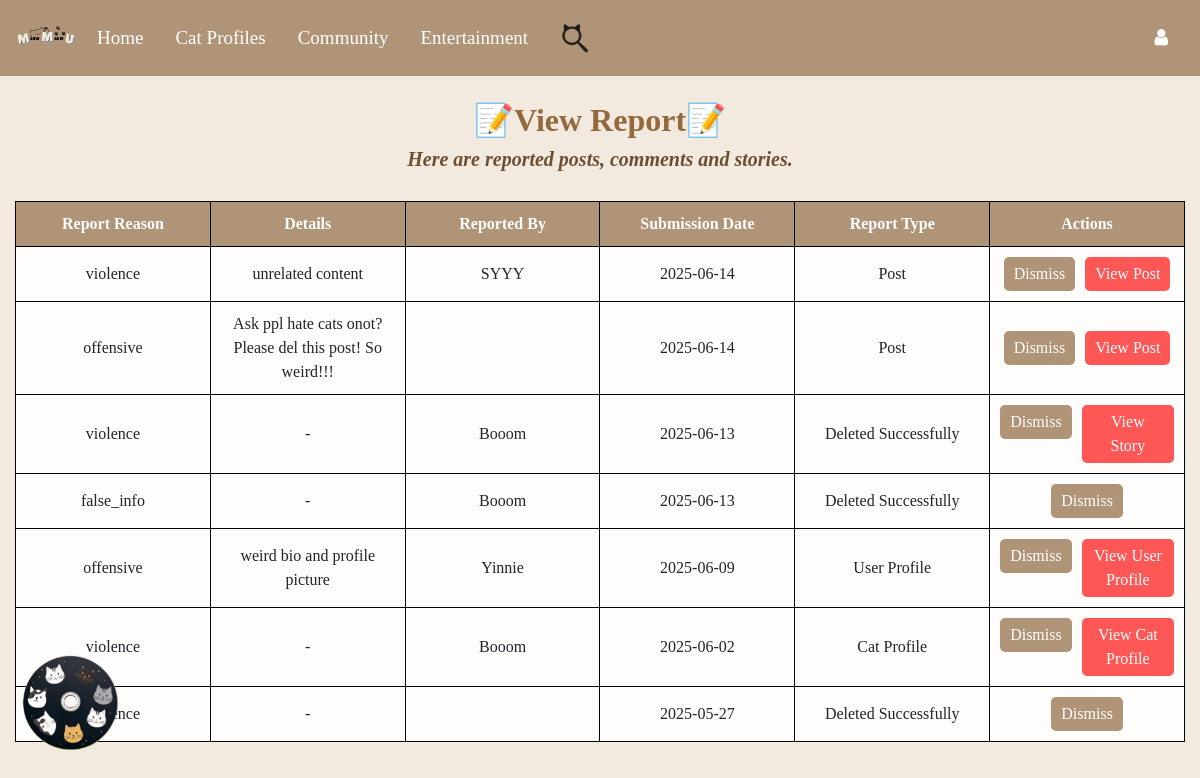
Page /admin/view_report on the committed database.
### Website/models.py (models this page shows)
class Report(db.Model):
    id = db.Column(db.Integer, primary_key=True)
    user_id = db.Column(db.Integer, db.ForeignKey("user.id"), nullable=False)
    story_id = db.Column(db.Integer, db.ForeignKey("story.id"), nullable=True)
    post_id = db.Column(db.Integer, nullable=True)
    comment_id = db.Column(db.Integer, nullable=True)
    profile_id = db.Column(db.Integer, nullable=True)
    user_profile_id = db.Column(db.Integer, db.ForeignKey("user.id"), nullable=True)
    reason = db.Column(db.String(255), nullable=False)
    details = db.Column(db.Text, nullable=True)
    created_at = db.Column(db.DateTime, default=datetime.utcnow)
    reporting_user = db.relationship("User", foreign_keys=[user_id], backref="user_reports")
    reported_user_profile = db.relationship("User", foreign_keys=[user_profile_id], backref="reported_profiles")
    story = db.relationship("Story", backref="reports", lazy=True)
    @property
    def report_type(self):
        if self.story_id and not db.session.execute(text("SELECT id FROM story WHERE id = :story_id"), {"story_id": self.story_id}).fetchone():
            return "Deleted Successfully"
        elif self.post_id and not db.session.execute(text("SELECT post_id FROM post WHERE post_id = :post_id"), {"post_id": self.post_id}).fetchone():
            return "Deleted Successfully"
        elif self.comment_id and not db.session.execute(text("SELECT id FROM comment WHERE id = :comment_id"), {"comment_id": self.comment_id}).fetchone():
            return "Deleted Successfully"
        elif self.profile_id and not db.session.execute(text("SELECT id FROM profiles WHERE id = :profile_id"), {"profile_id": self.profile_id}).fetchone():
            return "Deleted Successfully"
        elif self.user_profile_id and not db.session.execute(text("SELECT id FROM user WHERE id = :profile_id"),{"profile_id": self.user_profile_id}).fetchone():
            return "Deleted Successfully"
        elif self.story_id:
            return "Story"
        elif self.comment_id and self.post_id:
            return "Comment"
        elif self.post_id:
            return "Post"
        elif self.profile_id:
            return "Cat Profile"
        elif self.user_profile_id:
            return "User Profile"
        return "Deleted Successfully"
    @property
    def view_action(self):
        if self.comment_id and self.post_id:
            return ("auth.view_post", {"post_id": self.post_id}, "View Comment") if db.session.execute(text("SELECT id FROM comment WHERE id = :comment_id"), {"comment_id": self.comment_id}).fetchone() else (None, {}, "Deleted Successfully")
        elif self.post_id and not self.comment_id:
            return ("auth.view_post", {"post_id": self.post_id}, "View Post") if db.session.execute(text("SELECT post_id FROM post WHERE post_id = :post_id"), {"post_id": self.post_id}).fetchone() else (None, {}, "Deleted Successfully")
        elif self.story_id:
            return ("auth.view_story", {"story_id": self.story_id}, "View Story") if db.session.execute(text("SELECT id FROM story WHERE id = :story_id"), {"story_id": self.story_id}).fetchone() else (None, {}, "Deleted Successfully")
        elif self.profile_id:
            return ("auth.view_profile", {"profile_id": self.profile_id}, "View Cat Profile") if db.session.execute(text("SELECT id FROM profiles WHERE id = :profile_id"), {"profile_id": self.profile_id}).fetchone() else (None, {}, "Deleted Successfully")
        elif self.user_profile_id:
            return ("auth.view_user_profile", {"user_id": self.user_profile_id}, "View User Profile") if db.session.execute(text("SELECT id FROM user WHERE id = :user_id"), {"user_id": self.user_profile_id}).fetchone() else (None, {}, "Deleted Successfully")
        return (None, {}, "")

class User(db.Model, UserMixin):
    id = db.Column(db.Integer, primary_key=True)
    email = db.Column(db.String(150), unique=True, nullable=False)
    ps = db.Column(db.String(150), nullable=False)
    Name = db.Column(db.String(150), nullable=False)
    secret_answer = db.Column(db.String(150), nullable=False)
    notes = db.relationship("Note", backref="user", lazy=True, cascade="all, delete-orphan")
    stories = db.relationship("Story", backref="owner", lazy=True, cascade="all, delete-orphan")
    reports_made = db.relationship(
        "Report",
        back_populates="reporting_user",
        lazy=True,
        cascade="all, delete-orphan",
        foreign_keys="[Report.user_id]"
    )
    reports_received = db.relationship(
        "Report",
        back_populates="reported_user_profile",
        lazy=True,
        foreign_keys="[Report.user_profile_id]"
    )
    status = db.Column(db.String(100)) #user profile part
    birthday = db.Column(db.Date)
    mbti = db.Column(db.String(50))
    hobby = db.Column(db.String(100))
    bio = db.Column(db.Text)
    profile_picture = db.Column(db.String(255), default="default_profilepic.png")
    cover_photo = db.Column(db.String(255), default="default_cover.png")
    role = db.Column(db.String(50), default='user', nullable=False)
    level1_completed = db.Column(db.Boolean, default=False)
    privacy = db.Column(db.String(50), default="Public", nullable=False)

### Website/auth.py (the view)
@auth.route('/admin/view_report')
def view_report():
    reports = Report.query.order_by(Report.created_at.desc()).all()
    return render_template("view_report.html", reports=reports, user=current_user)

### Website/templates/view_report.html (shortened to what this page needs)
{% extends "base.html" %}
{% block content %}
<h2><b>📝View Report📝</b></h2>
<h5>Here are reported posts, comments and stories.</h5>
<table>
    <thead>
        <tr>
            <th>Report Reason</th>
            <th>Details</th>
            <th>Reported By</th>
            <th>Submission Date</th>
            <th>Report Type</th>
            <th>Actions</th>
        </tr>
    </thead>
    <tbody>
        {% for report in reports %}
        <tr>
            <td>{{ report.reason }}</td>
            <td>{{ report.details if report.details else '-' }}</td>
            <td>{{ report.reporting_user.Name }}</td>
            <td>{{ report.created_at.strftime('%Y-%m-%d') }}</td>
            <td>{{ report.report_type }}</td>
            <td>
                <div class="action-buttons">
                    <form action="{{ url_for('auth.dismiss_report', id=report.id) }}" method="POST">
                        <button type="submit">Dismiss</button>
                    </form>
                    {% set view_route, view_params, view_label = report.view_action %}
                    {% if view_route %}
                    <a href="{{ url_for(view_route, **view_params) }}">
                        <button type="button" style="background-color: rgb(255, 86, 86);">{{ view_label }}</button>
                    </a>
                    {% endif %}
                </div>
            </td>
        </tr>
        {% endfor %}
    </tbody>
</table>
{% endblock %}

### Website/templates/base.html (style rules this page uses)
body { background-color: #f9f4ef; }

### Website/templates/view_report.html (style rules this page uses)
body { background-color: #f2eadf; }
h2 { font-weight: bold; text-align: center; padding-top: 25px; color: #94693e; font-family: "Times New Roman"; }
h5 { font-weight: bold; font-size: 20px; color: #6b4f2f; text-align: center; font-style: italic; margin-bottom: 20px; font-family: "Times New Roman"; }
table { width: 100%; table-layout: fixed; border-collapse: collapse; margin-top: 30px; margin-bottom: 50px; background-color: rgba(255, 255, 255, 0.9); }
th, td { padding: 10px; border: 1px solid black; text-align: center; font-family: 'Times New Roman'; }
th { background-color: rgb(176, 148, 119); color: white; }
.action-buttons { justify-content: center; display: flex; gap: 10px; }
button { font-family: 'Times New Roman'; background-color: rgb(176, 148, 119); color: white; border: none; padding: 5px 10px; border-radius: 5px; cursor: pointer; }

### rows in the picture
Report: reason "violence", details "unrelated content", reporting_user.Name "SYYY", created_at "2025-06-14", report_type "Post", view_label "View Post"
Report: reason "offensive", details "Ask ppl hate cats onot? Please del this post! So weird!!!", created_at "2025-06-14", report_type "Post", view_label "View Post"
Report: reason "violence", details "-", reporting_user.Name "Booom", created_at "2025-06-13", report_type "Deleted Successfully", view_label "View Story"
Report: reason "false_info", details "-", reporting_user.Name "Booom", created_at "2025-06-13", report_type "Deleted Successfully"
Report: reason "offensive", details "weird bio and profile picture", reporting_user.Name "Yinnie", created_at "2025-06-09", report_type "User Profile", view_label "View User Profile"
Report: reason "violence", details "-", reporting_user.Name "Booom", created_at "2025-06-02", report_type "Cat Profile", view_label "View Cat Profile"
Report: details "-", created_at "2025-05-27", report_type "Deleted Successfully"
